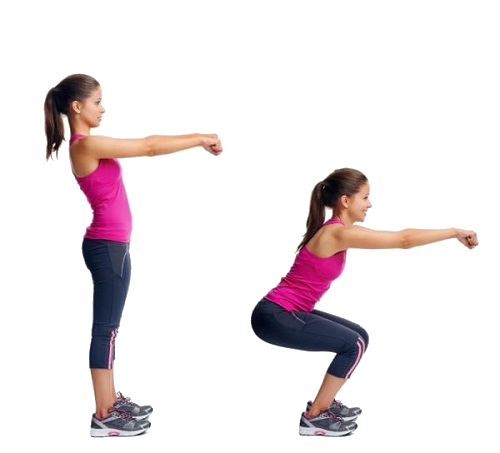
#> input picture sentadilla.png, 500 x 453 px; its folder holds only this picture in this run
$ python -i pruebasopentkinter.py   (imports and definitions only)
#> lines starting #> are read from the running program, lines starting #| are printed output that depends on the picture
from tkinter import *
from tkinter import filedialog
from PIL import Image
from PIL import ImageTk
import cv2
import imutils
import numpy as np
#image = cv2.imread("sentadilla.png")

def elegir_imagen():
    # Especificar los tipos de archivos, para elegir solo a las imágenes
    path_image = filedialog.askopenfilename(filetypes = [
        ("image", ".jpeg"),
        ("image", ".png"),
        ("image", ".jpg")])
#> the answer given: sentadilla.png

    if len(path_image) > 0:
        global image

        # Leer la imagen de entrada y la redimensionamos
        image = cv2.imread(path_image)
#> image is the input picture: shape (453, 500, 3); mean B, G, R 231.8, 229.7, 236.8
        image= imutils.resize(image, height=380)
#> image: shape (380, 419, 3)

        # Para visualizar la imagen de entrada en la GUI
        imageToShow= imutils.resize(image, width=180)
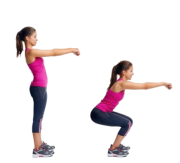
#> imageToShow: shape (163, 180, 3); mean B, G, R 231.8, 229.7, 236.8
        imageToShow = cv2.cvtColor(imageToShow, cv2.COLOR_BGR2RGB)
        im = Image.fromarray(imageToShow )
        img = ImageTk.PhotoImage(image=im)

#> (the run stopped early here; a loop or call above may not have finished)
